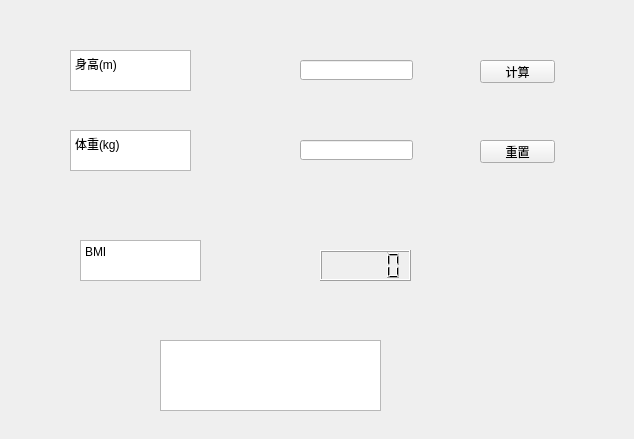
<?xml version="1.0" encoding="UTF-8"?>
<ui version="4.0">
 <class>Form</class>
 <widget class="QWidget" name="Form">
  <property name="geometry">
   <rect>
    <x>0</x>
    <y>0</y>
    <width>634</width>
    <height>439</height>
   </rect>
  </property>
  <property name="windowTitle">
   <string>Form</string>
  </property>
  <widget class="QTextBrowser" name="textBrowser">
   <property name="geometry">
    <rect>
     <x>70</x>
     <y>50</y>
     <width>121</width>
     <height>41</height>
    </rect>
   </property>
   <property name="html">
    <string>&lt;!DOCTYPE HTML PUBLIC &quot;-//W3C//DTD HTML 4.0//EN&quot; &quot;http://www.w3.org/TR/REC-html40/strict.dtd&quot;&gt;
&lt;html&gt;&lt;head&gt;&lt;meta name=&quot;qrichtext&quot; content=&quot;1&quot; /&gt;&lt;style type=&quot;text/css&quot;&gt;
p, li { white-space: pre-wrap; }
&lt;/style&gt;&lt;/head&gt;&lt;body style=&quot; font-family:'SimSun'; font-size:9pt; font-weight:400; font-style:normal;&quot;&gt;
&lt;p style=&quot; margin-top:0px; margin-bottom:0px; margin-left:0px; margin-right:0px; -qt-block-indent:0; text-indent:0px;&quot;&gt;身高(m)&lt;/p&gt;&lt;/body&gt;&lt;/html&gt;</string>
   </property>
  </widget>
  <widget class="QTextBrowser" name="textBrowser_2">
   <property name="geometry">
    <rect>
     <x>70</x>
     <y>130</y>
     <width>121</width>
     <height>41</height>
    </rect>
   </property>
   <property name="html">
    <string>&lt;!DOCTYPE HTML PUBLIC &quot;-//W3C//DTD HTML 4.0//EN&quot; &quot;http://www.w3.org/TR/REC-html40/strict.dtd&quot;&gt;
&lt;html&gt;&lt;head&gt;&lt;meta name=&quot;qrichtext&quot; content=&quot;1&quot; /&gt;&lt;style type=&quot;text/css&quot;&gt;
p, li { white-space: pre-wrap; }
&lt;/style&gt;&lt;/head&gt;&lt;body style=&quot; font-family:'SimSun'; font-size:9pt; font-weight:400; font-style:normal;&quot;&gt;
&lt;p style=&quot; margin-top:0px; margin-bottom:0px; margin-left:0px; margin-right:0px; -qt-block-indent:0; text-indent:0px;&quot;&gt;体重(kg)&lt;/p&gt;&lt;/body&gt;&lt;/html&gt;</string>
   </property>
  </widget>
  <widget class="QTextBrowser" name="textBrowser_3">
   <property name="geometry">
    <rect>
     <x>80</x>
     <y>240</y>
     <width>121</width>
     <height>41</height>
    </rect>
   </property>
   <property name="html">
    <string>&lt;!DOCTYPE HTML PUBLIC &quot;-//W3C//DTD HTML 4.0//EN&quot; &quot;http://www.w3.org/TR/REC-html40/strict.dtd&quot;&gt;
&lt;html&gt;&lt;head&gt;&lt;meta name=&quot;qrichtext&quot; content=&quot;1&quot; /&gt;&lt;style type=&quot;text/css&quot;&gt;
p, li { white-space: pre-wrap; }
&lt;/style&gt;&lt;/head&gt;&lt;body style=&quot; font-family:'SimSun'; font-size:9pt; font-weight:400; font-style:normal;&quot;&gt;
&lt;p style=&quot; margin-top:0px; margin-bottom:0px; margin-left:0px; margin-right:0px; -qt-block-indent:0; text-indent:0px;&quot;&gt;BMI&lt;/p&gt;&lt;/body&gt;&lt;/html&gt;</string>
   </property>
  </widget>
  <widget class="QLineEdit" name="height">
   <property name="geometry">
    <rect>
     <x>300</x>
     <y>60</y>
     <width>113</width>
     <height>20</height>
    </rect>
   </property>
  </widget>
  <widget class="QLineEdit" name="weight">
   <property name="geometry">
    <rect>
     <x>300</x>
     <y>140</y>
     <width>113</width>
     <height>20</height>
    </rect>
   </property>
  </widget>
  <widget class="QLCDNumber" name="lcd">
   <property name="geometry">
    <rect>
     <x>320</x>
     <y>250</y>
     <width>91</width>
     <height>31</height>
    </rect>
   </property>
  </widget>
  <widget class="QTextEdit" name="analysis">
   <property name="geometry">
    <rect>
     <x>160</x>
     <y>340</y>
     <width>221</width>
     <height>71</height>
    </rect>
   </property>
  </widget>
  <widget class="QPushButton" name="ok">
   <property name="geometry">
    <rect>
     <x>480</x>
     <y>60</y>
     <width>75</width>
     <height>23</height>
    </rect>
   </property>
   <property name="text">
    <string>计算</string>
   </property>
  </widget>
  <widget class="QPushButton" name="reset">
   <property name="geometry">
    <rect>
     <x>480</x>
     <y>140</y>
     <width>75</width>
     <height>23</height>
    </rect>
   </property>
   <property name="text">
    <string>重置</string>
   </property>
  </widget>
 </widget>
 <resources/>
 <connections/>
</ui>
